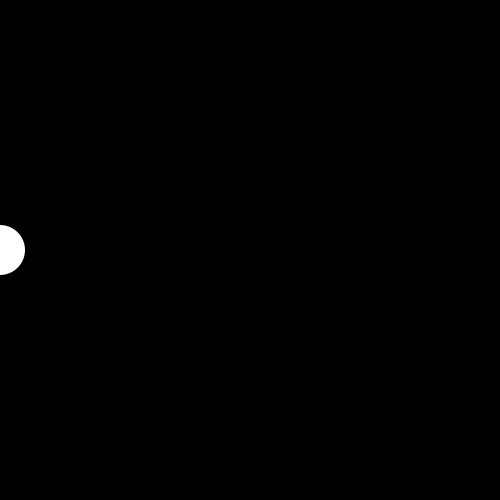
Frame 1 (no input)
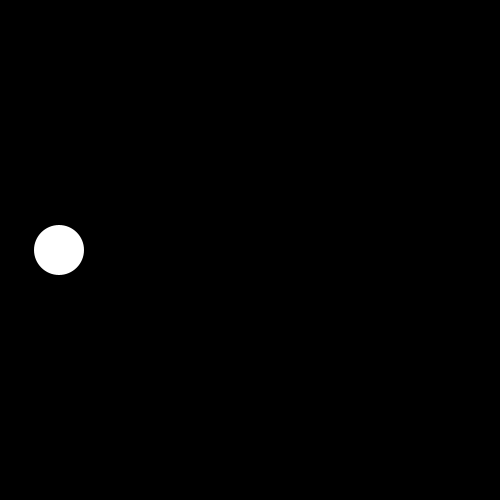
Frame 60 (the mouse pressed at the canvas centre just before this capture)
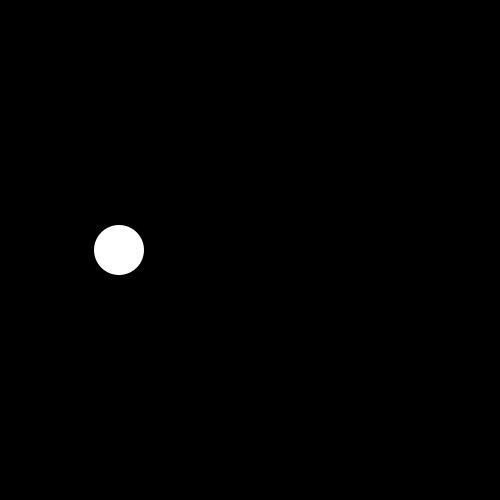
Frame 120 (the mouse held since frame 60 and released just before this capture)

The Processing sketch that drew these frames (run headless with seeded random() and noise(); from frame 60 on, the mouse is pressed at the canvas centre):

// Processing sketch: variables
// ── variables.pde
void setup()
{
  size(500, 500);
}

// Declare variables you can use later:
float x = 0; // float is a real number
int i = 0; // i is an integer - whole number
String s = "Hello world"; // String is a sequence of characters
char c = 'a'; // c is a single character
boolean b = true; // b can hold the values of true or false

void draw()
{
  background(0);
  noStroke();
  fill(255); // White
  // Operations you can do on variables:
  // x ++; // Add 1 to x
  // x += 5; // Add 5 to x
  // x = x + 5; // The same, justa  different way of expressing
  // x -= 2; // Subtract 2 from x. All the above also works for subtract
  
  // x *= 2; // Multiply by 2
  // x / 3.0f; // Divide by 2. Note the .0f at the end of 3. That means that 3 is a float constant rather than an int
  
  
  // For Strings, + appends two strings
  println(s + " Bryan"); // Print to the console
  
  // check this out! A moving circle
  ellipse(x, height / 2, 50, 50);
  x ++;
}
